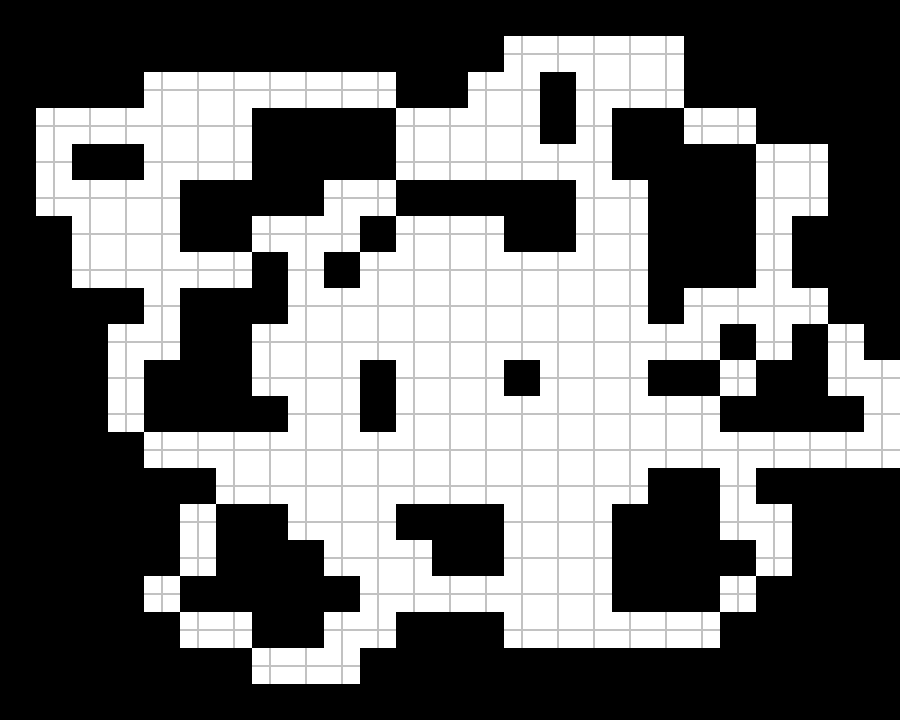

Below is a game level as drawn by its tile map, then a one-line description and the .tmx file that defines it, in full:
An orthogonal 25x20 tile map with 36x36 px tiles, 2 tile layers (Background, BlockingLayer) and 1 object (player).

<map version="1.0" orientation="orthogonal" renderorder="right-down" width="25" height="20" tilewidth="36" tileheight="36" nextobjectid="2">
 <tileset firstgid="1" name="colors" tilewidth="36" tileheight="36" tilecount="6" columns="6">
  <image source="tiles.png" width="216" height="36" />
 </tileset>
 <layer name="Background" width="25" height="20">
  <data encoding="csv">
6,6,6,6,6,6,6,6,6,6,6,6,6,6,6,6,6,6,6,6,6,6,6,6,6,
6,6,6,6,6,6,6,6,6,6,6,6,6,6,6,6,6,6,6,6,6,6,6,6,6,
6,6,6,6,6,6,6,6,6,6,6,6,6,6,6,6,6,6,6,6,6,6,6,6,6,
6,6,6,6,6,6,6,6,6,6,6,6,6,6,6,6,6,6,6,6,6,6,6,6,6,
6,6,6,6,6,6,6,6,6,6,6,6,6,6,6,6,6,6,6,6,6,6,6,6,6,
6,6,6,6,6,6,6,6,6,6,6,6,6,6,6,6,6,6,6,6,6,6,6,6,6,
6,6,6,6,6,6,6,6,6,6,6,6,6,6,6,6,6,6,6,6,6,6,6,6,6,
6,6,6,6,6,6,6,6,6,6,6,6,6,6,6,6,6,6,6,6,6,6,6,6,6,
6,6,6,6,6,6,6,6,6,6,6,6,6,6,6,6,6,6,6,6,6,6,6,6,6,
6,6,6,6,6,6,6,6,6,6,6,6,6,6,6,6,6,6,6,6,6,6,6,6,6,
6,6,6,6,6,6,6,6,6,6,6,6,6,6,6,6,6,6,6,6,6,6,6,6,6,
6,6,6,6,6,6,6,6,6,6,6,6,6,6,6,6,6,6,6,6,6,6,6,6,6,
6,6,6,6,6,6,6,6,6,6,6,6,6,6,6,6,6,6,6,6,6,6,6,6,6,
6,6,6,6,6,6,6,6,6,6,6,6,6,6,6,6,6,6,6,6,6,6,6,6,6,
6,6,6,6,6,6,6,6,6,6,6,6,6,6,6,6,6,6,6,6,6,6,6,6,6,
6,6,6,6,6,6,6,6,6,6,6,6,6,6,6,6,6,6,6,6,6,6,6,6,6,
6,6,6,6,6,6,6,6,6,6,6,6,6,6,6,6,6,6,6,6,6,6,6,6,6,
6,6,6,6,6,6,6,6,6,6,6,6,6,6,6,6,6,6,6,6,6,6,6,6,6,
6,6,6,6,6,6,6,6,6,6,6,6,6,6,6,6,6,6,6,6,6,6,6,6,6,
6,6,6,6,6,6,6,6,6,6,6,6,6,6,6,6,6,6,6,6,6,6,6,6,6
</data>
 </layer>
 <layer name="BlockingLayer" width="25" height="20">
  <data encoding="csv">
1,1,1,1,1,1,1,1,1,1,1,1,1,1,1,1,1,1,1,1,1,1,1,1,1,
1,1,1,1,1,1,1,1,1,1,1,1,1,1,0,0,0,0,0,1,1,1,1,1,1,
1,1,1,1,0,0,0,0,0,0,0,1,1,0,0,1,0,0,0,1,1,1,1,1,1,
1,0,0,0,0,0,0,1,1,1,1,0,0,0,0,1,0,1,1,0,0,1,1,1,1,
1,0,1,1,0,0,0,1,1,1,1,0,0,0,0,0,0,1,1,1,1,0,0,1,1,
1,0,0,0,0,1,1,1,1,0,0,1,1,1,1,1,0,0,1,1,1,0,0,1,1,
1,1,0,0,0,1,1,0,0,0,1,0,0,0,1,1,0,0,1,1,1,0,1,1,1,
1,1,0,0,0,0,0,1,0,1,0,0,0,0,0,0,0,0,1,1,1,0,1,1,1,
1,1,1,1,0,1,1,1,0,0,0,0,0,0,0,0,0,0,1,0,0,0,0,1,1,
1,1,1,0,0,1,1,0,0,0,0,0,0,0,0,0,0,0,0,0,1,0,1,0,1,
1,1,1,0,1,1,1,0,0,0,1,0,0,0,1,0,0,0,1,1,0,1,1,0,0,
1,1,1,0,1,1,1,1,0,0,1,0,0,0,0,0,0,0,0,0,1,1,1,1,0,
1,1,1,1,0,0,0,0,0,0,0,0,0,0,0,0,0,0,0,0,0,0,0,0,0,
1,1,1,1,1,1,0,0,0,0,0,0,0,0,0,0,0,0,1,1,0,1,1,1,1,
1,1,1,1,1,0,1,1,0,0,0,1,1,1,0,0,0,1,1,1,0,0,1,1,1,
1,1,1,1,1,0,1,1,1,0,0,0,1,1,0,0,0,1,1,1,1,0,1,1,1,
1,1,1,1,0,1,1,1,1,1,0,0,0,0,0,0,0,1,1,1,0,1,1,1,1,
1,1,1,1,1,0,0,1,1,0,0,1,1,1,0,0,0,0,0,0,1,1,1,1,1,
1,1,1,1,1,1,1,0,0,0,1,1,1,1,1,1,1,1,1,1,1,1,1,1,1,
1,1,1,1,1,1,1,1,1,1,1,1,1,1,1,1,1,1,1,1,1,1,1,1,1
</data>
 </layer>
 <objectgroup name="Objects">
  <object id="1" name="player" gid="2" x="431" y="339" width="36" height="36" />
 </objectgroup>
</map>
